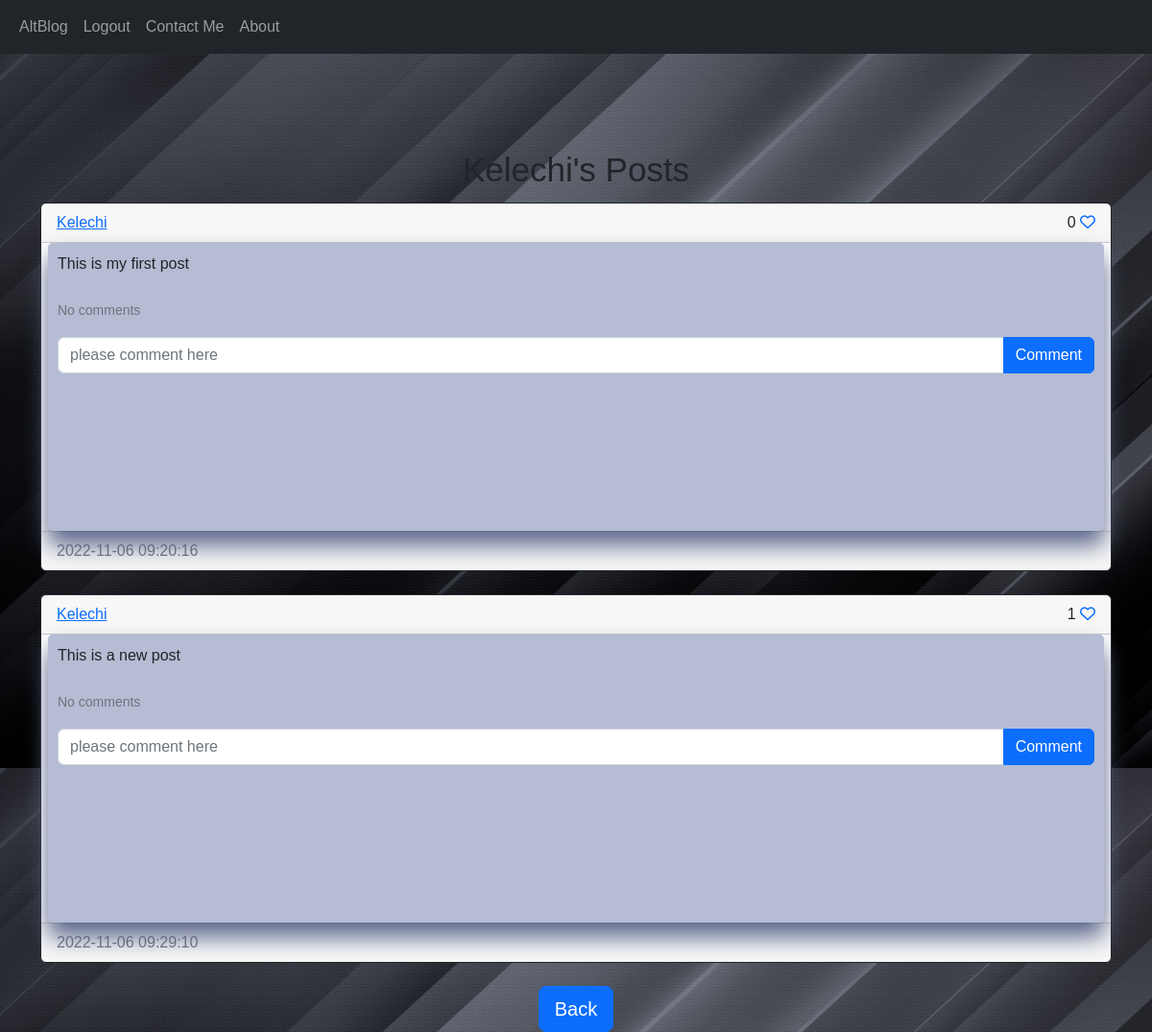
The page /posts/Kelechi (signed in) on the database its author committed.
### BLogSite/models.py (models this page shows)
class User(db.Model, UserMixin):
    id = db.Column(db.Integer, primary_key=True)
    email = db.Column(db.String(100), unique=True)
    username = db.Column(db.String(100), unique=True)
    password = db.Column(db.String(100))
    date_created = db.Column(db.DateTime(timezone=True), default=func.now())
    posts = db.relationship("Post", backref="user", passive_deletes=True)
    comments = db.relationship("Comment", backref="user", passive_deletes=True)
    likes = db.relationship("Like", backref="user", passive_deletes=True)

class Post(db.Model):
    id = db.Column(db.Integer, primary_key=True)
    text = db.Column(db.Text, nullable=False)
    date_created = db.Column(db.DateTime(timezone=True), default=func.now())
    author = db.Column(db.Integer, db.ForeignKey("user.id", ondelete="CASCADE"), nullable=False)
    comments = db.relationship("Comment", backref="post", passive_deletes=True)
    likes = db.relationship("Like", backref="post", passive_deletes=True)

### BLogSite/views.py (the view)
@views.route("/posts/<username>")
@login_required
def posts(username):
    user = User.query.filter_by(username=username).first()
    if not user:
        flash("No user with the username exists.", category="error")
        return redirect(url_for("views.home"))
    posts = user.posts
    return render_template("posts.html", user=current_user, posts=posts, username=username)

### BLogSite/__init__.py (called while the page is built)
def create_app():  # important when creating a flask app
    app = Flask(__name__)
    app.config['SECRET_KEY'] = "HelloThere"
    app.config['SQLALCHEMY_DATABASE_URI'] = f'sqlite:///{DB_NAME}'
    db.init_app(app)
    from .views import views
    from .authe import authe
    app.register_blueprint(views, url_prefix="/")
    app.register_blueprint(authe, url_prefix="/")
    from .models import User, Post, Comment, Like
    login_manager = LoginManager()
    login_manager.login_view = "authe.login"
    login_manager.init_app(app)
    @login_manager.user_loader
    def load_user(id):
        return User.query.get(int(id))
    create_database(app)
    return app

### BLogSite/templates/posts.html (shortened to what this page needs)
{% extends "posts_div.html" %}
{% block header %} {{username}}'s Posts {% endblock %}
{% block footer %}
<link rel="stylesheet" href="{{url_for('static', filename='post.css')}}">
 <div align="center">
       <a href="/home">
           <button type="button" class="btn btn-primary btn-lg">Back</button>
       </a>
    </div>
{% endblock %}

### BLogSite/templates/posts_div.html (shortened to what this page needs)
{% extends "base.html" %}
{% block content %}
<link rel="stylesheet" href="{{url_for('static', filename='post.css')}}">
<h1 align="center">{% block header %}Posts{% endblock %}</h1>
<div id="posts">
{% for post in posts %}
    <div class="card border-dark">
        <div class="card-header d-flex justify-content-between align-items-center">
            <a href="/posts/{{post.user.username}}">{{post.user.username}}</a>
            <div>
                {{post.likes|length}}
                {% if user.id in post.likes|map(attribute="author")|list %}
                <a href="/like-post/{{post.id}}"><i class="fa-solid fa-heart"></i></a>
                {%else%}
                <a href="/like-post/{{post.id}}"><i class="fa-regular fa-heart"></i></a>
                {%endif%}
            </div>
        </div>
            <div class="card-body">
                <div class="card-text">{{post.text}}</div>
                <br>
                <p class="card-text">
                    {% if post.comments|length > 0 %}
                        <a data-bs-toggle="collapse" href="#comments-{{post.id}}" role="button">
                            <small>View {{post.comments|length}} Comments</small>
                        </a>
                    {% else %}
                    <small class="text-muted">No comments</small>
                    {%endif%}
                </p>
                <form class="input-group mb-3" method="POST" action="/create-comment/{{post.id}}">
                    <input type="text" id="text" name="text" class="form-control" placeholder="please comment here" />
                    <button type="submit" class="btn btn-primary">Comment</button>
                </form>
            </div>
        <div class="card-footer text-muted">{{post.date_created}}</div>
    </div>
    <br>
{% endfor %}
</div>
{% block footer %}{% endblock %}
{% endblock %}

### BLogSite/static/post.css (style rules this page uses)
body { margin: 0; padding: 0; background: url(pic4.jpg); background-position: center; background-size: cover; height: 100vh; font-family: sans-serif; }
.card-body { margin-right: auto; margin-left: auto; width: 1100px; box-shadow: 0 15px 25px rgba(90, 101, 139); height: 300px; border-radius: 5px; backdrop-filter: blur(14px); padding: 10px; background: rgb(181, 188, 212) }
h1 { margin: 10px; padding: 0px 0px 3px; text-align: center; font-size: 35px; }

### rows shown on the page
User: username "Kelechi"
Post: user.username "Kelechi", likes|length "0", text "This is my first post", date_created "2022-11-06 09:20:16"
Post: user.username "Kelechi", likes|length "1", text "This is a new post", date_created "2022-11-06 09:29:10"
